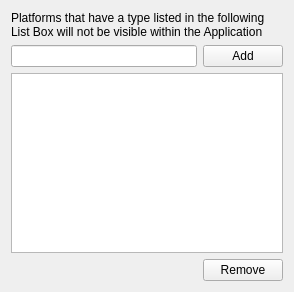
<?xml version="1.0" encoding="UTF-8"?>
<ui version="4.0">
 <class>WkfTypeVisibilityPrefWidget</class>
 <widget class="QWidget" name="WkfTypeVisibilityPrefWidget">
  <property name="geometry">
   <rect>
    <x>0</x>
    <y>0</y>
    <width>294</width>
    <height>292</height>
   </rect>
  </property>
  <property name="windowTitle">
   <string>Type Visibility</string>
  </property>
  <layout class="QVBoxLayout" name="verticalLayout">
   <item>
    <widget class="QLabel" name="label">
     <property name="text">
      <string>Platforms that have a type listed in the following List Box will not be visible within the Application </string>
     </property>
     <property name="wordWrap">
      <bool>true</bool>
     </property>
    </widget>
   </item>
   <item>
    <layout class="QHBoxLayout" name="horizontalLayout">
     <item>
      <widget class="QLineEdit" name="addTypeLineEdit"/>
     </item>
     <item>
      <widget class="QPushButton" name="addTypePushButton">
       <property name="text">
        <string>Add</string>
       </property>
      </widget>
     </item>
    </layout>
   </item>
   <item>
    <widget class="QListWidget" name="typeListWidget"/>
   </item>
   <item>
    <layout class="QHBoxLayout" name="horizontalLayout_2">
     <item>
      <spacer name="horizontalSpacer">
       <property name="orientation">
        <enum>Qt::Horizontal</enum>
       </property>
       <property name="sizeHint" stdset="0">
        <size>
         <width>40</width>
         <height>20</height>
        </size>
       </property>
      </spacer>
     </item>
     <item>
      <widget class="QPushButton" name="removePushButton">
       <property name="text">
        <string>Remove</string>
       </property>
      </widget>
     </item>
    </layout>
   </item>
  </layout>
 </widget>
 <resources/>
 <connections/>
</ui>
